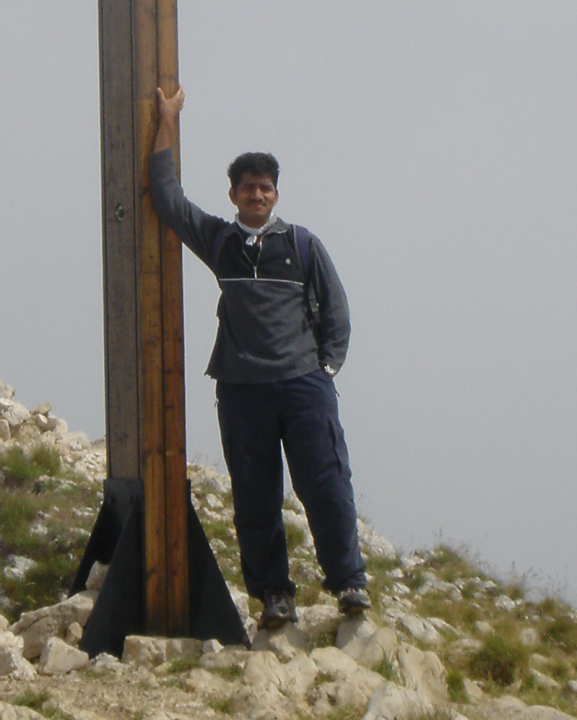
#> input picture src/images/crop_000012.png, 577 x 720 px
$ python nmp_example.py
#> lines starting #> are read from the running program, lines starting #| are printed output that depends on the picture; after the words box and inside, x2 and y2 are one past the last pixel; in counts of white or black regions, pixels touching at a corner belong together

import cv2
import numpy as np


"""
    Non-max Suppression Algorithm
    @param list  Object candidate bounding boxes
    @param list  Confidence score of bounding boxes
    @param float IoU threshold
    @return Rest boxes after nms operation
"""
# [54 lines left out: function nms, not called in this run]


# Image name
image_name = 'images/crop_000012.png'

# Bounding boxes
picked_boxes = [(248, 62, 311, 622)]
picked_score = [5.11452881e-01]

# Read image
image = cv2.imread(image_name)
#> image is the input picture: shape (720, 577, 3); mean B, G, R 127.4, 133.8, 136.2

# Copy image as original
org = image.copy()

# Draw parameters
font = cv2.FONT_HERSHEY_SIMPLEX
font_scale = 1
thickness = 2

# IoU threshold
threshold = 0.4


# Draw bounding boxes and confidence score after non-maximum supression
for (start_x, start_y, end_x, end_y), confidence in zip(picked_boxes, picked_score):
    (w, h), baseline = cv2.getTextSize(str(confidence), font, font_scale, thickness)
    cv2.rectangle(image, (start_x, start_y - (2 * baseline + 5)), (start_x + w, start_y), (0, 255, 255), -1)
    cv2.rectangle(image, (start_x, start_y), (end_x, end_y), (0, 255, 255), 2)
    cv2.putText(image, str(confidence), (start_x, start_y), font, font_scale, (0, 0, 0), thickness)
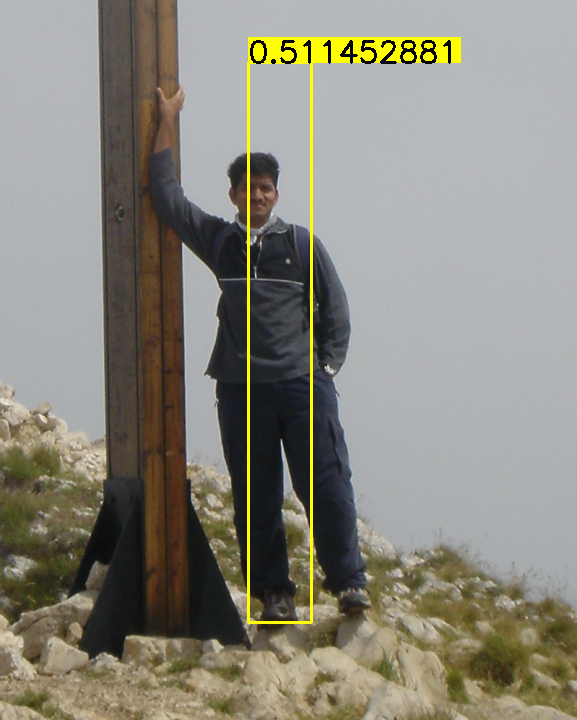
#> image: shape (720, 577, 3); 2.21% of pixels changed, all inside (x1, y1, x2, y2) = (247, 37, 461, 624)

# Show image
cv2.imshow('NMS', image)
cv2.waitKey(0)

$ run again, with src/images/person_014.png copied over src/images/crop_000012.png
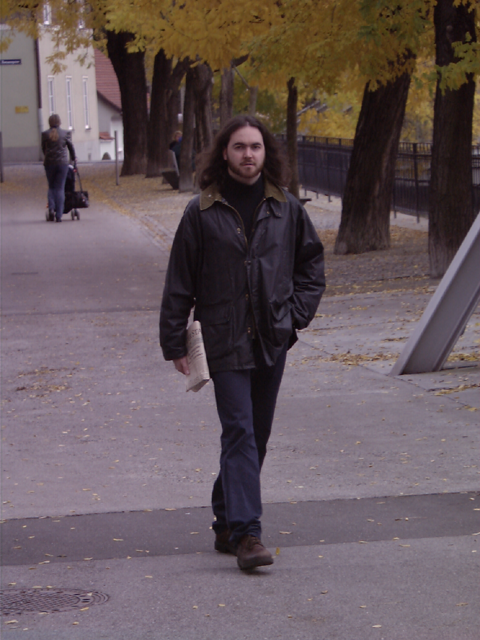
#> input picture src/images/person_014.png, 480 x 640 px
#> image is the input picture: shape (640, 480, 3); mean B, G, R 91.9, 87.8, 102.2
#> after the loop `for (start_x, start_y, end_x, end_y), confidence in zip(picked_boxes, ..`:
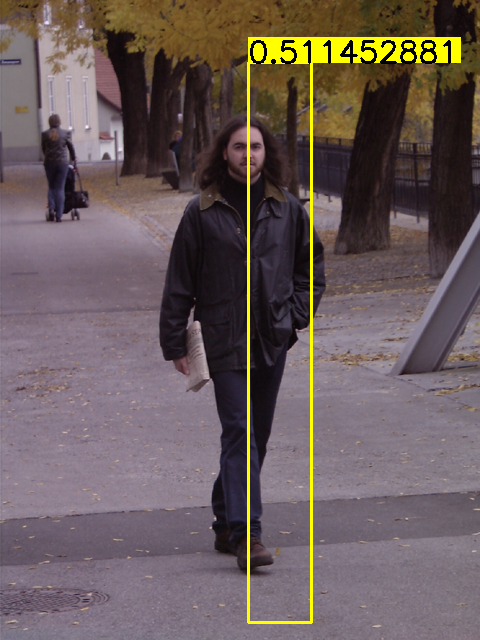
#> image: shape (640, 480, 3); 2.99% of pixels changed, all inside (x1, y1, x2, y2) = (247, 37, 461, 624)
